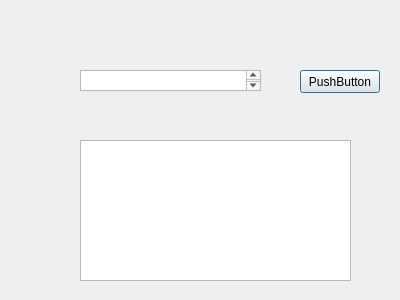
<?xml version="1.0" encoding="UTF-8"?>
<ui version="4.0">
 <class>TransferDialog</class>
 <widget class="QDialog" name="TransferDialog">
  <property name="geometry">
   <rect>
    <x>0</x>
    <y>0</y>
    <width>400</width>
    <height>300</height>
   </rect>
  </property>
  <property name="windowTitle">
   <string>Dialog</string>
  </property>
  <widget class="QPushButton" name="pushButton">
   <property name="geometry">
    <rect>
     <x>300</x>
     <y>70</y>
     <width>80</width>
     <height>23</height>
    </rect>
   </property>
   <property name="text">
    <string>PushButton</string>
   </property>
  </widget>
  <widget class="QTextEdit" name="textEdit">
   <property name="geometry">
    <rect>
     <x>80</x>
     <y>140</y>
     <width>271</width>
     <height>141</height>
    </rect>
   </property>
  </widget>
  <widget class="QTextEdit" name="textEdit_2">
   <property name="geometry">
    <rect>
     <x>80</x>
     <y>70</y>
     <width>181</width>
     <height>21</height>
    </rect>
   </property>
  </widget>
 </widget>
 <resources/>
 <connections/>
</ui>
